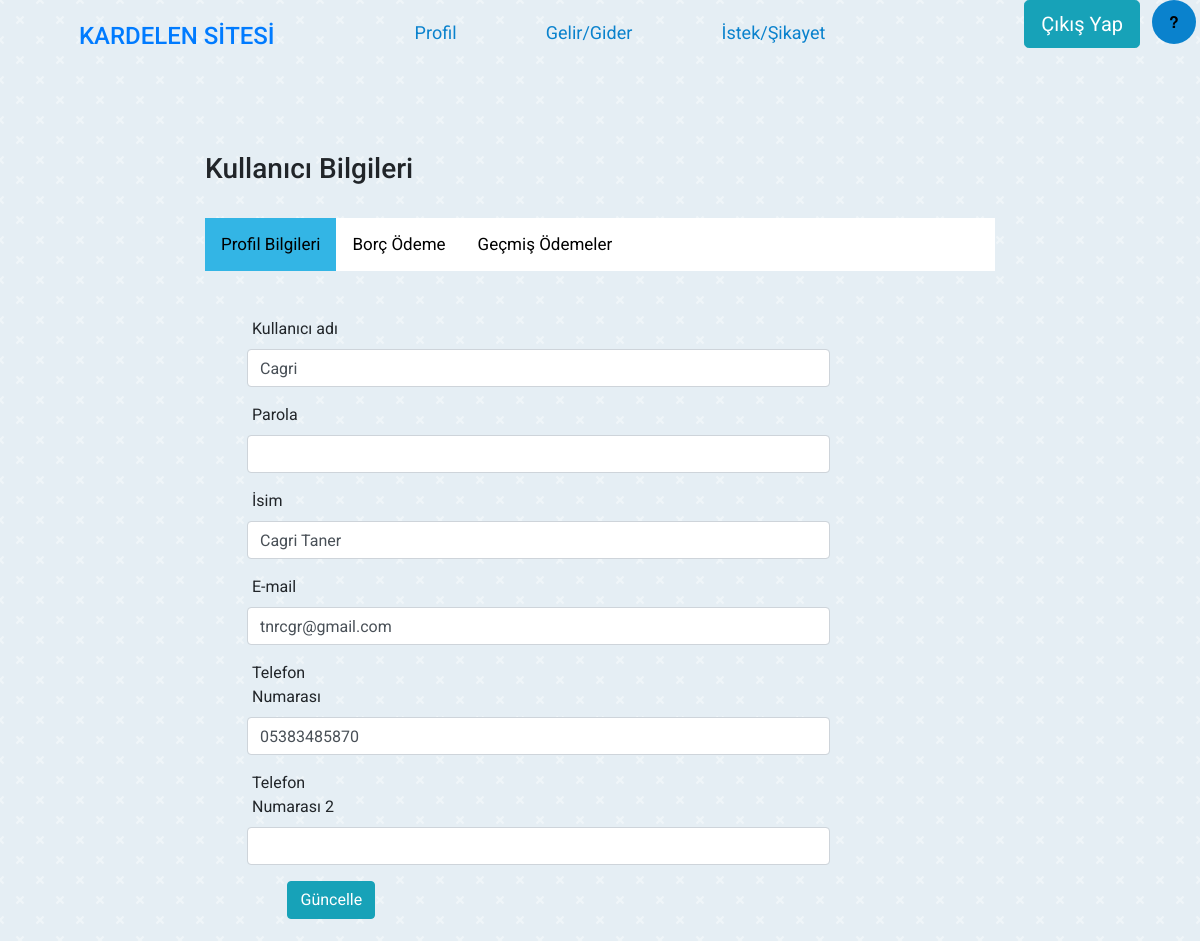
Page /profile.php?id=110 on the committed database.
### tables this page shows
CREATE TABLE `users` (
  `id` int(11) NOT NULL,
  `user_name` varchar(255) NOT NULL,
  `password` varchar(255) NOT NULL,
  `name` varchar(255) NOT NULL,
  `email` varchar(55) NOT NULL,
  `phonenum` varchar(11) NOT NULL,
  `phonenum1` varchar(11) NOT NULL,
  `block` varchar(255) NOT NULL,
  `flat` int(2) NOT NULL,
  `regdate` date DEFAULT NULL,
  `exitdate` date DEFAULT NULL
);

### profile.php (the view, shortened to what this page needs)
<?php include "db_conn.php";
?>
<html lang="en">
<head>
	<link rel="stylesheet" href="https://cdn.jsdelivr.net/npm/bootstrap@4.5.3/dist/css/bootstrap.min.css">
  <link rel="stylesheet" href="./css/style.css">
</head>
<body>
  <header>
    <div class="logo-container">
      <a href="home.php" style="text-decoration:none;font-weight: 400;margin:7% 7%;">
        <h4>KARDELEN SİTESİ</h4>
      </a>
    </div>
    <nav>
      <ul class="nav-links">
        <li><a class="nav-link" href="profile.php?id=<?php echo $_SESSION['id'];?>">Profil</a></li>
				<li><a class="nav-link" href="dues.php">Gelir/Gider</a></li>
        <li><a class="nav-link" href="request.php">İstek/Şikayet</a></li>
      </ul>
    </nav>
    <div class="cart">
      <ul class="nav-links">
        <li>
          <p>
            <a href="logout.php" class="btn btn-info btn-lg">
              <span class="glyphicon glyphicon-log-out"></span> Çıkış Yap
            </a>
          </p>
        </li>
        <li><button type="button" id="surveybtn" class="btn btn-primary" data-toggle="modal" data-target="#modalPoll-1">?</button></li>
      </ul>
    </div>
  </header> <br>
  <div class="row">
    <div class="col-sm-2">
    </div>
    <div class="col-sm-8">
      <br><br>
      <section id="main-content">
      <section class="wrapper">
        <h3>Kullanıcı Bilgileri</h3> <br>
				<?php
				$userid=$_GET['id'];
				$query = "SELECT * from users where id='".$userid."'";
				$result = mysqli_query($conn, $query) or die ( mysqli_error());
				$row = mysqli_fetch_assoc($result);
				?>
				<div class="row">
	                <div class="col-md-12">
												<div class="tab">
									        <button class="tablinks" onclick="openTab(event, 'profil')" id="defaultOpen">Profil Bilgileri</button>
									        <button class="tablinks" onclick="openTab(event, 'borc')">Borç Ödeme</button>
									        <button class="tablinks" onclick="openTab(event, 'odenmis')">Geçmiş Ödemeler</button>
									      </div><br>
												<div id="profil" class="tabcontent">
									        <div class="col-md-12">
	                         <form class="form-horizontal style-form" name="form1" method="post" action="user-update.php" onSubmit="">
	                        <div class="form-group">
	                            <label class="col-sm-2 col-sm-2 control-label" style="padding-left:20px;">Kullanıcı adı </label>
	                            <div class="col-sm-10">
	                                <input type="text" class="form-control" name="username" value="<?php echo $row['user_name'];?>" >
	                            </div>
	                        </div>
													<div class="form-group">
															<label class="col-sm-2 col-sm-2 control-label" style="padding-left:20px;">Parola </label>
															<div class="col-sm-10">
																	<input type="password" class="form-control" name="password" value="" >
															</div>
													</div>
	                            <div class="form-group">
	                            <label class="col-sm-2 col-sm-2 control-label" style="padding-left:20px;">İsim</label>
	                            <div class="col-sm-10">
	                                <input type="text" class="form-control" name="name" value="<?php echo $row['name'];?>" >
	                            </div>
	                        </div>
	                        <div class="form-group">
	                        <label class="col-sm-2 col-sm-2 control-label" style="padding-left:20px;">E-mail</label>
	                        <div class="col-sm-10">
	                            <input type="text" class="form-control" name="email" value="<?php echo $row['email'];?>" >
	                        </div>
	                      </div>
	                      <div class="form-group">
	                        <label class="col-sm-2 col-sm-2 control-label" style="padding-left:20px;">Telefon Numarası</label>
	                        <div class="col-sm-10">
	                          <input type="text" class="form-control" name="phonenum" value="<?php echo $row['phonenum'];?>" >
	                    </div>
	                    </div>
	                      <div class="form-group">
	                        <label class="col-sm-2 col-sm-2 control-label" style="padding-left:20px;">Telefon Numarası 2</label>
	                        <div class="col-sm-10">
	                    <input type="text" class="form-control" name="phonenum1" value="<?php echo $row['phonenum1'];?>" >
	                  </div>
	                </div>
	                        <div style="margin-left:100px;">
	                        <input type="submit" name="Submit" value="Güncelle" class="btn btn-info" style="margin-left:-7%;"></div>
	                        </form>
	                    </div>
	                    </div>
	                    </div>
	                </div>
	            </div>
	            </div>
  </body>
  </html>

### css/style.css (style rules this page uses)
body { margin-left: 0%; font-family: 'Roboto', sans-serif; background-color: #e5eef4 !important; -webkit-animation: fadein 1s; }
header { display: flex; width: 90%; height: 10vh; margin: auto; align-items: center; color: #0a82cd; font-family: 'Roboto', sans-serif; }
.logo-container, .nav-links, .cart { display: flex; }
.logo-container { flex: 1; }
nav { flex: 2; }
.nav-links { justify-content: space-around; list-style: none; }
.nav-link { color: #0a82cd; font-size: 18px; text-decoration: none; }
.cart { flex: 1; justify-content: flex-end; }
#surveybtn { backface-visibility: hidden; position: fixed; margin-left: 1%; width: 44px; height: 44px; cursor: pointer; display: inline-block; white-space: nowrap; background: #0a82cd; border-radius: 100px; border: 0px solid #444; border-width: 0px 0px 0px 0px; padding: 10px 13px 10px 13px; color: #000; font-size: 16px; font-family: Helvetica Neue; font-weight: 900; font-style: normal }
.tab { overflow: hidden; background-color: #FFF; }
.tab button { background-color: inherit; float: left; border: none; outline: none; cursor: pointer; padding: 14px 16px; transition: 0.3s; font-size: 17px; }
.tab button.active { background-color: #33b5e5; }
.tabcontent { display: none; padding: 6px 12px; -webkit-animation: fadeEffect 1s; animation: fadeEffect 1s; }

### rows in the picture
users: username "Cagri", name "Cagri Taner", email "tnrcgr@gmail.com", phonenum "05383485870"
